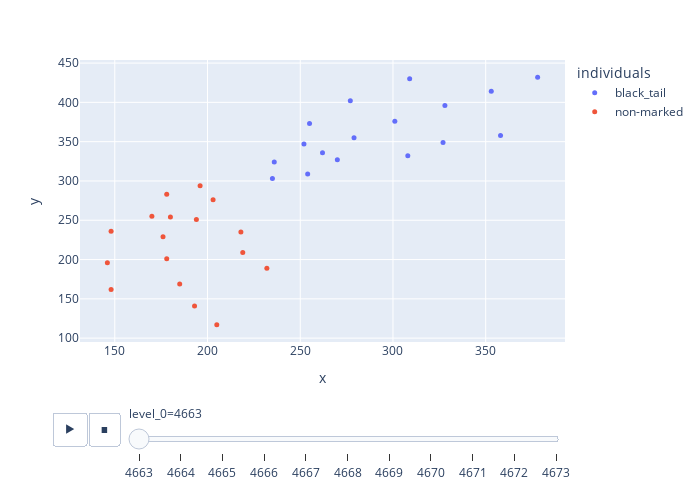

Notebook code for this chart:
### Code cell
fig = px.scatter(plot_df, x='x', y='y', color="individuals", animation_frame="level_0", width=700, height=500)
fig.update_traces(marker=dict(size=5))

### Figure 1 — Plotly figure (JSON) as saved in the notebook; plotly's stock layout.template omitted (floating-point values rounded to 4 significant figures)
{"data": [{"hovertemplate": "individuals=black_tail<br>level_0=4663<br>x=%{x}<br>y=%{y}<extra></extra>", "legendgroup": "black_tail", "marker": {"color": "#636efa", "size": 5, "symbol": "circle"}, "mode": "markers", "name": "black_tail", "orientation": "v", "showlegend": true, "type": "scatter", "x": [279, 301, 328, 353, 236, 254, 262, 309, 358, 277, 327, 252, 235, 270, 255, 308, 378], "xaxis": "x", "y": [355, 376, 396, 414, 324, 309, 336, 430, 358, 402, 349, 347, 303, 327, 373, 332, 432], "yaxis": "y"}, {"hovertemplate": "individuals=non-marked<br>level_0=4663<br>x=%{x}<br>y=%{y}<extra></extra>", "legendgroup": "non-marked", "marker": {"color": "#EF553B", "size": 5, "symbol": "circle"}, "mode": "markers", "name": "non-marked", "orientation": "v", "showlegend": true, "type": "scatter", "x": [176, 178, 185, 193, 203, 178, 180, 232, 148, 219, 146, 194, 196, 170, 218, 148, 205], "xaxis": "x", "y": [229, 201, 169, 141, 276, 283, 254, 189, 162, 209, 196, 251, 294, 255, 235, 236, 117], "yaxis": "y"}], "layout": {"height": 500, "legend": {"title": {"text": "individuals"}, "tracegroupgap": 0}, "margin": {"t": 60}, "sliders": [{"active": 0, "currentvalue": {"prefix": "level_0="}, "len": 0.9, "pad": {"b": 10, "t": 60}, "steps": [{"args": [["4663"], {"frame": {"duration": 0, "redraw": false}, "fromcurrent": true, "mode": "immediate", "transition": {"duration": 0, "easing": "linear"}}], "label": "4663", "method": "animate"}, {"args": [["4664"], {"frame": {"duration": 0, "redraw": false}, "fromcurrent": true, "mode": "immediate", "transition": {"duration": 0, "easing": "linear"}}], "label": "4664", "method": "animate"}, {"args": [["4665"], {"frame": {"duration": 0, "redraw": false}, "fromcurrent": true, "mode": "immediate", "transition": {"duration": 0, "easing": "linear"}}], "label": "4665", "method": "animate"}, {"args": [["4666"], {"frame": {"duration": 0, "redraw": false}, "fromcurrent": true, "mode": "immediate", "transition": {"duration": 0, "easing": "linear"}}], "label": "4666", "method": "animate"}, {"args": [["4667"], {"frame": {"duration": 0, "redraw": false}, "fromcurrent": true, "mode": "immediate", "transition": {"duration": 0, "easing": "linear"}}], "label": "4667", "method": "animate"}, {"args": [["4668"], {"frame": {"duration": 0, "redraw": false}, "fromcurrent": true, "mode": "immediate", "transition": {"duration": 0, "easing": "linear"}}], "label": "4668", "method": "animate"}, {"args": [["4669"], {"frame": {"duration": 0, "redraw": false}, "fromcurrent": true, "mode": "immediate", "transition": {"duration": 0, "easing": "linear"}}], "label": "4669", "method": "animate"}, {"args": [["4670"], {"frame": {"duration": 0, "redraw": false}, "fromcurrent": true, "mode": "immediate", "transition": {"duration": 0, "easing": "linear"}}], "label": "4670", "method": "animate"}, {"args": [["4671"], {"frame": {"duration": 0, "redraw": false}, "fromcurrent": true, "mode": "immediate", "transition": {"duration": 0, "easing": "linear"}}], "label": "4671", "method": "animate"}, {"args": [["4672"], {"frame": {"duration": 0, "redraw": false}, "fromcurrent": true, "mode": "immediate", "transition": {"duration": 0, "easing": "linear"}}], "label": "4672", "method": "animate"}, {"args": [["4673"], {"frame": {"duration": 0, "redraw": false}, "fromcurrent": true, "mode": "immediate", "transition": {"duration": 0, "easing": "linear"}}], "label": "4673", "method": "animate"}], "x": 0.1, "xanchor": "left", "y": 0, "yanchor": "top"}], "updatemenus": [{"buttons": [{"args": [null, {"frame": {"duration": 500, "redraw": false}, "fromcurrent": true, "mode": "immediate", "transition": {"duration": 500, "easing": "linear"}}], "label": "&#9654;", "method": "animate"}, {"args": [[null], {"frame": {"duration": 0, "redraw": false}, "fromcurrent": true, "mode": "immediate", "transition": {"duration": 0, "easing": "linear"}}], "label": "&#9724;", "method": "animate"}], "direction": "left", "pad": {"r": 10, "t": 70}, "showactive": false, "type": "buttons", "x": 0.1, "xanchor": "right", "y": 0, "yanchor": "top"}], "width": 700, "xaxis": {"anchor": "y", "domain": [0, 1], "title": {"text": "x"}}, "yaxis": {"anchor": "x", "domain": [0, 1], "title": {"text": "y"}}}}
